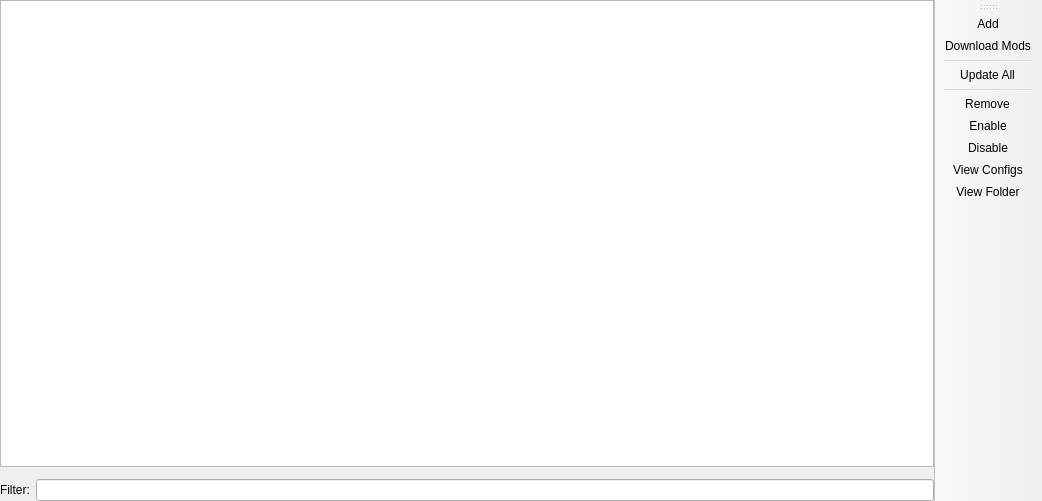
<?xml version="1.0" encoding="UTF-8"?>
<ui version="4.0">
 <class>ModFolderPage</class>
 <widget class="QMainWindow" name="ModFolderPage">
  <property name="geometry">
   <rect>
    <x>0</x>
    <y>0</y>
    <width>1042</width>
    <height>501</height>
   </rect>
  </property>
  <widget class="QWidget" name="centralwidget">
   <layout class="QGridLayout" name="gridLayout">
    <property name="leftMargin">
     <number>0</number>
    </property>
    <property name="topMargin">
     <number>0</number>
    </property>
    <property name="rightMargin">
     <number>0</number>
    </property>
    <property name="bottomMargin">
     <number>0</number>
    </property>
    <item row="4" column="1" colspan="3">
     <layout class="QGridLayout" name="gridLayout_2">
      <item row="0" column="1">
       <widget class="QLineEdit" name="filterEdit">
        <property name="clearButtonEnabled">
         <bool>true</bool>
        </property>
       </widget>
      </item>
      <item row="0" column="0">
       <widget class="QLabel" name="filterLabel">
        <property name="text">
         <string>Filter:</string>
        </property>
       </widget>
      </item>
     </layout>
    </item>
    <item row="2" column="1" colspan="3">
     <widget class="MCModInfoFrame" name="frame">
      <property name="sizePolicy">
       <sizepolicy hsizetype="Preferred" vsizetype="Minimum">
        <horstretch>0</horstretch>
        <verstretch>0</verstretch>
       </sizepolicy>
      </property>
     </widget>
    </item>
    <item row="1" column="1" colspan="3">
     <widget class="ModListView" name="modTreeView">
      <property name="sizePolicy">
       <sizepolicy hsizetype="Expanding" vsizetype="Expanding">
        <horstretch>0</horstretch>
        <verstretch>0</verstretch>
       </sizepolicy>
      </property>
      <property name="acceptDrops">
       <bool>true</bool>
      </property>
      <property name="dragDropMode">
       <enum>QAbstractItemView::DropOnly</enum>
      </property>
     </widget>
    </item>
   </layout>
  </widget>
  <widget class="WideBar" name="actionsToolbar">
   <property name="windowTitle">
    <string>Actions</string>
   </property>
   <property name="toolButtonStyle">
    <enum>Qt::ToolButtonTextOnly</enum>
   </property>
   <attribute name="toolBarArea">
    <enum>RightToolBarArea</enum>
   </attribute>
   <attribute name="toolBarBreak">
    <bool>false</bool>
   </attribute>
   <addaction name="actionAdd"/>
   <addaction name="actionDownload"/>
   <addaction name="separator"/>
   <addaction name="actionUpdateAll"/>
   <addaction name="separator"/>
   <addaction name="actionRemove"/>
   <addaction name="actionEnable"/>
   <addaction name="actionDisable"/>
   <addaction name="actionView_configs"/>
   <addaction name="actionView_Folder"/>
  </widget>
  <action name="actionAdd">
   <property name="text">
    <string>&amp;Add</string>
   </property>
   <property name="toolTip">
    <string>Add mods</string>
   </property>
  </action>
  <action name="actionRemove">
   <property name="text">
    <string>&amp;Remove</string>
   </property>
   <property name="toolTip">
    <string>Remove selected mods</string>
   </property>
  </action>
  <action name="actionEnable">
   <property name="text">
    <string>&amp;Enable</string>
   </property>
   <property name="toolTip">
    <string>Enable selected mods</string>
   </property>
  </action>
  <action name="actionDisable">
   <property name="text">
    <string>&amp;Disable</string>
   </property>
   <property name="toolTip">
    <string>Disable selected mods</string>
   </property>
  </action>
  <action name="actionView_configs">
   <property name="text">
    <string>View &amp;Configs</string>
   </property>
   <property name="toolTip">
    <string>Open the instance's config folder</string>
   </property>
  </action>
  <action name="actionDownload">
   <property name="text">
    <string>&amp;Download Mods</string>
   </property>
   <property name="toolTip">
    <string>Download mods from Modrinth/CurseForge</string>
   </property>
  </action>
  <action name="actionUpdateAll">
   <property name="text">
    <string>&amp;Update All</string>
   </property>
   <property name="toolTip">
    <string>Check and update all installed mods</string>
   </property>
  </action>
  <action name="actionView_Folder">
   <property name="text">
    <string>View &amp;Folder</string>
   </property>
  </action>
 </widget>
 <customwidgets>
  <customwidget>
   <class>ModListView</class>
   <extends>QTreeView</extends>
   <header>ui/widgets/ModListView.h</header>
  </customwidget>
  <customwidget>
   <class>MCModInfoFrame</class>
   <extends>QFrame</extends>
   <header>ui/widgets/MCModInfoFrame.h</header>
   <container>1</container>
  </customwidget>
  <customwidget>
   <class>WideBar</class>
   <extends>QToolBar</extends>
   <header>ui/widgets/WideBar.h</header>
  </customwidget>
 </customwidgets>
 <tabstops>
  <tabstop>modTreeView</tabstop>
  <tabstop>filterEdit</tabstop>
 </tabstops>
 <resources/>
 <connections/>
</ui>
